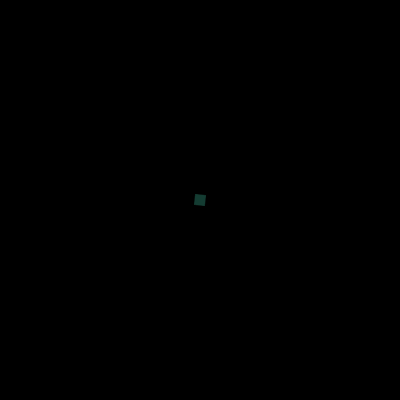
Frame 1 (no input)
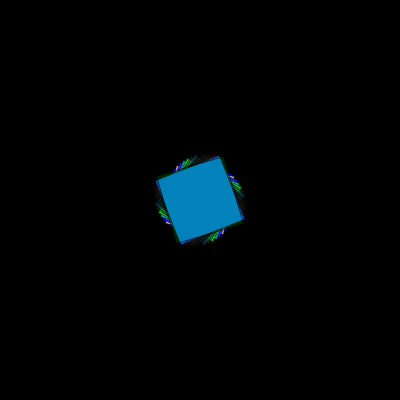
Frame 60 (the mouse pressed at the canvas centre just before this capture)
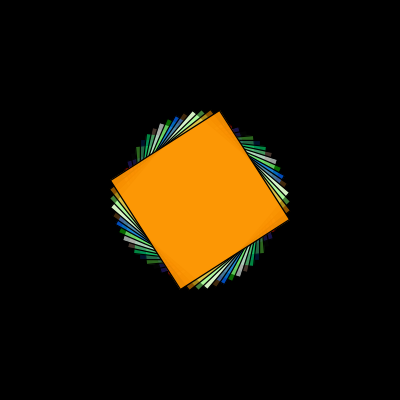
Frame 120 (the mouse held since frame 60 and released just before this capture)

The Processing sketch that drew these frames (run headless with seeded random() and noise(); from frame 60 on, the mouse is pressed at the canvas centre):

// Processing sketch: processing_130164
// ── processing_130164.pde

float rad = 0.0;
float s = 0.1;
float timer = 0.0;
float scalespeed = 0.1;
float myscale = 1.0;
void setup()
{
  size(400,400);
  background(0);
  colorMode(HSB, 360,100,100);
  frameRate(30);
}

void draw()
{
  rad = rad +0.1;
  s = s + 0.01;
  myscale = myscale + scalespeed;
  timer = timer + (1.0/30.0);
  if(timer > 0.0 && timer < 15.0)
  { 
  pushMatrix();
  fill(random(255), random(255), random(255), random(255)); 
  translate(width/2, height/2);
  rotate(rad);
  scale(s);
  rectMode(CENTER);
  rect(0, 0, 100, 100);
  popMatrix();
  }
  else if( timer >15.0 && timer < 20.0)
  {
    
    pushMatrix();
    
    translate(width/2,height/2);
    rotate(rad);
    scale(s-1);
    ellipse(0,0,100,100);
    fill(HSB, 255,0,255);
    popMatrix();
  }
  else if (timer > 20.1)
  {
    rad = rad - .01;
    noStroke();
    fill(random(255), random(255), random(255));
    translate(width/2, height/2);
    rotate(rad);
    rectMode(CENTER);
    rect(0,0,250,250);
  }
}
